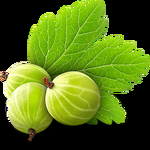
#> input picture lib/img/agrest_zielony.png, 150 x 150 px
$ python -i card_composer.py   (imports and definitions only)
#> lines starting #> are read from the running program, lines starting #| are printed output that depends on the picture
import math
import random
from PIL import Image, ImageDraw

class Card_Composer:
    def __init__(self, canvas_size=1024, base_item_size=256,
                 min_scale=0.3, max_scale=1.0):
        self.__canvas_size = canvas_size
        self.__base_item_size = base_item_size
        self.__radius = canvas_size // 2
        self.__min_scale = min_scale
        self.__max_scale = max_scale

    def __prepare_img(self, path, scale, rotate=True):
        img = Image.open(path).convert("RGBA")
        size = int(self.__base_item_size * scale)
        img = img.resize((size, size), Image.LANCZOS)
        if rotate:
            angle = random.randint(0, 359)
            img = img.rotate(angle, expand=True)
        return img

    def __inside_circle(self, cx, cy, w, h):
        center_x, center_y = self.__radius, self.__radius
        corners = [(cx, cy), (cx + w, cy), (cx, cy + h), (cx + w, cy + h)]
        return all((x - center_x)**2 + (y - center_y)**2 <= self.__radius**2 for x, y in corners)

    def __collides(self, placed, x, y, w, h):
        for px, py, pw, ph in placed:
            if not (x + w <= px or x >= px + pw or y + h <= py or y >= py + ph):
                return True
        return False

    def generate(self, source_images, output_path="maxfilled_layers.png"):
        canvas = Image.new("RGBA", (self.__canvas_size, self.__canvas_size), (255,255,255,255))
        placed = []

        n = len(source_images)
        # sort from smallest to biggest
        scales = [random.uniform(self.__min_scale, self.__max_scale) for _ in range(n)]
        scales.sort(reverse=True)

        # divide circle into layers
        num_layers = max(1, n // 2)
        layer_radii = [self.__radius * (i+1)/num_layers for i in range(num_layers)]

        for i, (img_path, scale) in enumerate(zip(source_images, scales)):
            img = self.__prepare_img(img_path, scale)
            w, h = img.size

            # bigger icons in the center layer
            layer_idx = min(i, len(layer_radii)-1)
            r_layer = layer_radii[layer_idx]

            # calculate random angle and radius in the center layer
            best_pos = None
            max_attempts = 2000
            for _ in range(max_attempts):
                angle = random.uniform(0, 2*math.pi)
                r = r_layer - w/2 + random.uniform(-w/4, w/4)
                cx = int(self.__radius + r * math.cos(angle) - w/2)
                cy = int(self.__radius + r * math.sin(angle) - h/2)
                if not self.__inside_circle(cx, cy, w, h):
                    continue
                if self.__collides(placed, cx, cy, w, h):
                    continue
                best_pos = (cx, cy)
                break

            if best_pos is None:
                # if not in the best pos, then reduce scale and try again
                attempt_scale = scale
                while attempt_scale > self.__min_scale:
                    attempt_scale *= 0.9
                    img = self.__prepare_img(img_path, attempt_scale)
                    w, h = img.size
                    for _ in range(max_attempts):
                        angle = random.uniform(0, 2*math.pi)
                        r = r_layer - w/2 + random.uniform(-w/4, w/4)
                        cx = int(self.__radius + r * math.cos(angle) - w/2)
                        cy = int(self.__radius + r * math.sin(angle) - h/2)
                        if not self.__inside_circle(cx, cy, w, h):
                            continue
                        if self.__collides(placed, cx, cy, w, h):
                            continue
                        best_pos = (cx, cy)
                        break
                    if best_pos:
                        break

            if best_pos:
                cx, cy = best_pos
                canvas.alpha_composite(img, (cx, cy))
                placed.append((cx, cy, w, h))
            else:
                print(f"Failed to place the picture {img_path}")

        # circle outline
        draw = ImageDraw.Draw(canvas)
        draw.ellipse((2,2,self.__canvas_size-2,self.__canvas_size-2), outline=(0,0,0,255), width=3)

        canvas.save(output_path)
        print(f"✅ *Saved {output_path}.")

# import os
# from composer import CircleImageComposer

# images = [
#     "lib/rect/01.png",
#     "lib/rect/02.png",
#     "lib/rect/03.png",
#     "lib/rect/04.png",
#     "lib/rect/05.png",
#     "lib/rect/06.png",
#     "lib/rect/07.png",
#     ]

# # utworzenie obiektu kompozytora
# composer = CircleImageComposer(
#     canvas_size=1024,
#     base_item_size=256,
#     min_scale=0.5,
#     max_scale=1.1
# )

# # composer.generate(
# #     source_images=images,
# #     output_path="random_maxfilled_dynamic.png"
# # )

# num_generations = 50

# output_dir = "generated_circles"
# os.makedirs(output_dir, exist_ok=True)

# for i in range(1, num_generations+1):
#     output_path = os.path.join(output_dir, f"circle_{i}.png")
#     composer.generate(images, output_path)

>>> import cv2
>>> picture = cv2.imread('../../lib/img/agrest_zielony.png', cv2.IMREAD_GRAYSCALE)
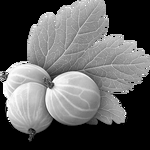
#> picture: shape (150, 150); min 0, max 255, mean 96.2
>>> result = Card_Composer().generate(picture)
#> in generate, `canvas = Image.new("RGBA", (self.__canvas_size, self.__canvas_size), (..`: canvas: PIL image 1024x1024 RGBA; every value is 255
#> in generate, `n = len(source_images)`: n = 150
#> in generate, `num_layers = max(1, n // 2)`: num_layers = 75
#> in generate, `layer_radii = [self.__radius * (i+1)/num_layers for i in range(num_lay..`: layer_radii = 75 values from 6.83 to 512
#> (the run stopped early here; a loop or call above may not have finished)

$ run again, on lib/img/ananas.png
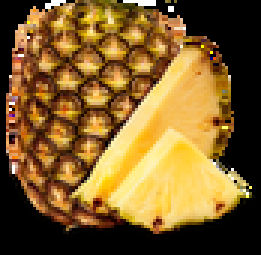
#> input picture lib/img/ananas.png, 87 x 85 px (shown 3 times larger)
#> `picture = cv2.imread('../../lib/img/agrest_zielony.png', cv2.IMREAD_GR..`:
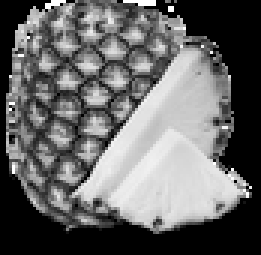
#> picture: shape (85, 87) (shown 3 times larger); min 0, max 255, mean 102.1
#> canvas: PIL image 1024x1024 RGBA; every value is 255
#> n = 85
#> num_layers = 42
#> layer_radii = 42 values from 12.19 to 512

$ run again, on lib/img/aronia.png
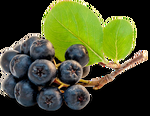
#> input picture lib/img/aronia.png, 150 x 116 px
#> `picture = cv2.imread('../../lib/img/agrest_zielony.png', cv2.IMREAD_GR..`:
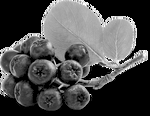
#> picture: shape (116, 150); min 0, max 255, mean 74.4
#> canvas: PIL image 1024x1024 RGBA; every value is 255
#> n = 116
#> num_layers = 58
#> layer_radii = 58 values from 8.83 to 512

$ run again, on lib/img/banany.png
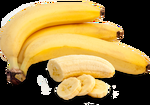
#> input picture lib/img/banany.png, 150 x 105 px
#> `picture = cv2.imread('../../lib/img/agrest_zielony.png', cv2.IMREAD_GR..`:
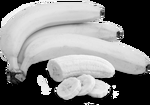
#> picture: shape (105, 150); min 0, max 255, mean 132.1
#> canvas: PIL image 1024x1024 RGBA; every value is 255
#> n = 105
#> num_layers = 52
#> layer_radii = 52 values from 9.85 to 512
